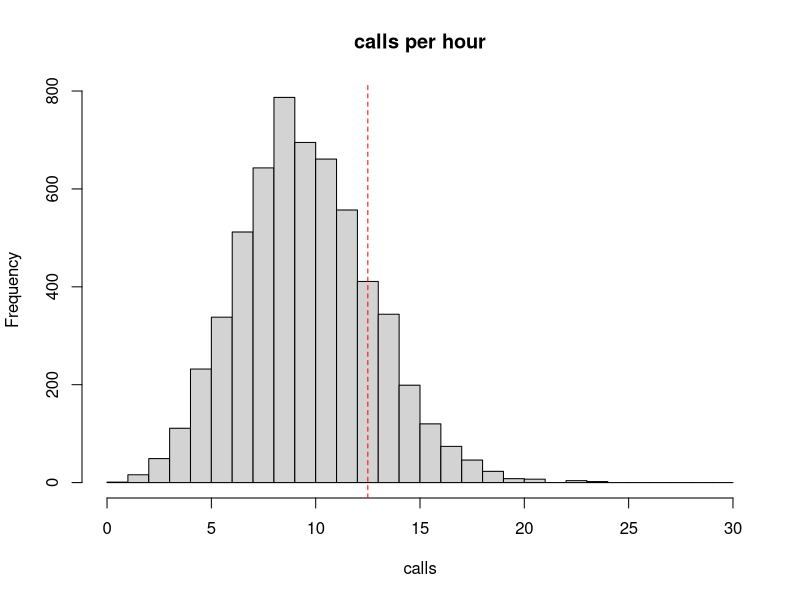
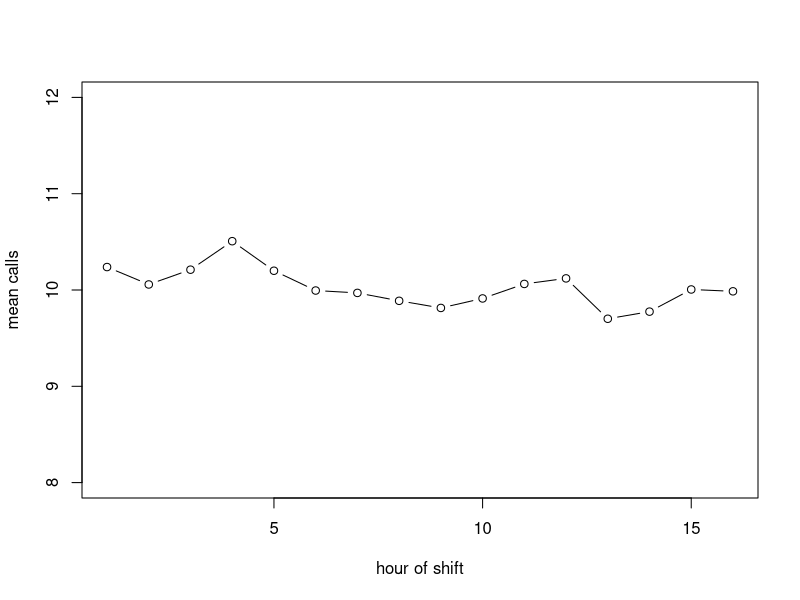

The R source for these figures, in order:
call_center <- function(lambda = 10, capacity = 12, days = 365, hours = 16) {
  calls <- matrix(0, days, hours)
  for (i in 1:days) {
    for (j in 1:hours) {
      u <- runif(1)
      x <- 0; p <- exp(-lambda); F <- p
      while (u >= F) {
        x <- x + 1
        p <- p * lambda / x
        F <- F + p
      }
      calls[i, j] <- x
    }
  }
  lost <- pmax(calls - capacity, 0)
  list(
    avg_lost_per_hour = mean(lost),
    max_calls = max(calls),
    avg_calls = mean(calls),
    share_lost = sum(lost) / sum(calls),
    calls = calls
  )
}

set.seed(10)
res <- call_center()
res[1:4]

# expected lost calls per hour, exact
k <- 13:60
sum((k - 12) * dpois(k, 10))

hist(res$calls, breaks = 0:30, main = "calls per hour", xlab = "calls")
abline(v = 12.5, col = "red", lty = 2)

hourly <- colMeans(res$calls)
plot(hourly, type = "b", ylim = c(8, 12), xlab = "hour of shift", ylab = "mean calls")

for (cap in c(12, 14, 16)) {
  r <- call_center(capacity = cap, days = 100)
  cat("capacity", cap, "-> lost share", round(r$share_lost, 4), "\n")
}
